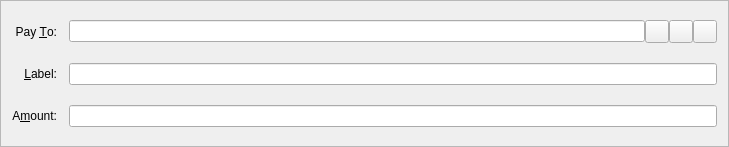
<?xml version="1.0" encoding="UTF-8"?>
<ui version="4.0">
 <class>SendCoinsEntry</class>
 <widget class="QFrame" name="SendCoinsEntry">
  <property name="geometry">
   <rect>
    <x>0</x>
    <y>0</y>
    <width>729</width>
    <height>147</height>
   </rect>
  </property>
  <property name="windowTitle">
   <string>Form</string>
  </property>
  <property name="frameShape">
   <enum>QFrame::StyledPanel</enum>
  </property>
  <property name="frameShadow">
   <enum>QFrame::Sunken</enum>
  </property>
  <layout class="QGridLayout" name="gridLayout">
   <property name="spacing">
    <number>12</number>
   </property>
   <item row="5" column="0">
    <widget class="QLabel" name="label">
     <property name="text">
      <string>A&amp;mount:</string>
     </property>
     <property name="alignment">
      <set>Qt::AlignRight|Qt::AlignTrailing|Qt::AlignVCenter</set>
     </property>
     <property name="buddy">
      <cstring>payAmount</cstring>
     </property>
    </widget>
   </item>
   <item row="3" column="0">
    <widget class="QLabel" name="label_2">
     <property name="text">
      <string>Pay &amp;To:</string>
     </property>
     <property name="alignment">
      <set>Qt::AlignRight|Qt::AlignTrailing|Qt::AlignVCenter</set>
     </property>
     <property name="buddy">
      <cstring>payTo</cstring>
     </property>
    </widget>
   </item>
   <item row="5" column="1">
    <widget class="DealtokenAmountField" name="payAmount"/>
   </item>
   <item row="4" column="0">
    <widget class="QLabel" name="label_4">
     <property name="text">
      <string>&amp;Label:</string>
     </property>
     <property name="alignment">
      <set>Qt::AlignRight|Qt::AlignTrailing|Qt::AlignVCenter</set>
     </property>
     <property name="buddy">
      <cstring>addAsLabel</cstring>
     </property>
    </widget>
   </item>
   <item row="3" column="1">
    <layout class="QHBoxLayout" name="payToLayout">
     <property name="spacing">
      <number>0</number>
     </property>
     <item>
      <widget class="QValidatedLineEdit" name="payTo">
       <property name="toolTip">
        <string>The address to send the payment to</string>
       </property>
       <property name="maxLength">
        <number>34</number>
       </property>
      </widget>
     </item>
     <item>
      <widget class="QToolButton" name="addressBookButton">
       <property name="toolTip">
        <string>Choose address from address book</string>
       </property>
       <property name="text">
        <string/>
       </property>
       <property name="icon">
        <iconset resource="../Dealtoken.qrc">
         <normaloff>:/icons/address-book</normaloff>:/icons/address-book</iconset>
       </property>
       <property name="shortcut">
        <string>Alt+A</string>
       </property>
      </widget>
     </item>
     <item>
      <widget class="QToolButton" name="pasteButton">
       <property name="toolTip">
        <string>Paste address from clipboard</string>
       </property>
       <property name="text">
        <string/>
       </property>
       <property name="icon">
        <iconset resource="../Dealtoken.qrc">
         <normaloff>:/icons/editpaste</normaloff>:/icons/editpaste</iconset>
       </property>
       <property name="shortcut">
        <string>Alt+P</string>
       </property>
      </widget>
     </item>
     <item>
      <widget class="QToolButton" name="deleteButton">
       <property name="toolTip">
        <string>Remove this recipient</string>
       </property>
       <property name="text">
        <string/>
       </property>
       <property name="icon">
        <iconset resource="../Dealtoken.qrc">
         <normaloff>:/icons/remove</normaloff>:/icons/remove</iconset>
       </property>
      </widget>
     </item>
    </layout>
   </item>
   <item row="4" column="1">
    <widget class="QValidatedLineEdit" name="addAsLabel">
     <property name="toolTip">
      <string>Enter a label for this address to add it to your address book</string>
     </property>
    </widget>
   </item>
  </layout>
 </widget>
 <customwidgets>
  <customwidget>
   <class>DealtokenAmountField</class>
   <extends>QLineEdit</extends>
   <header>Dealtokenamountfield.h</header>
   <container>1</container>
  </customwidget>
  <customwidget>
   <class>QValidatedLineEdit</class>
   <extends>QLineEdit</extends>
   <header>qvalidatedlineedit.h</header>
  </customwidget>
 </customwidgets>
 <resources>
  <include location="../Dealtoken.qrc"/>
 </resources>
 <connections/>
</ui>
